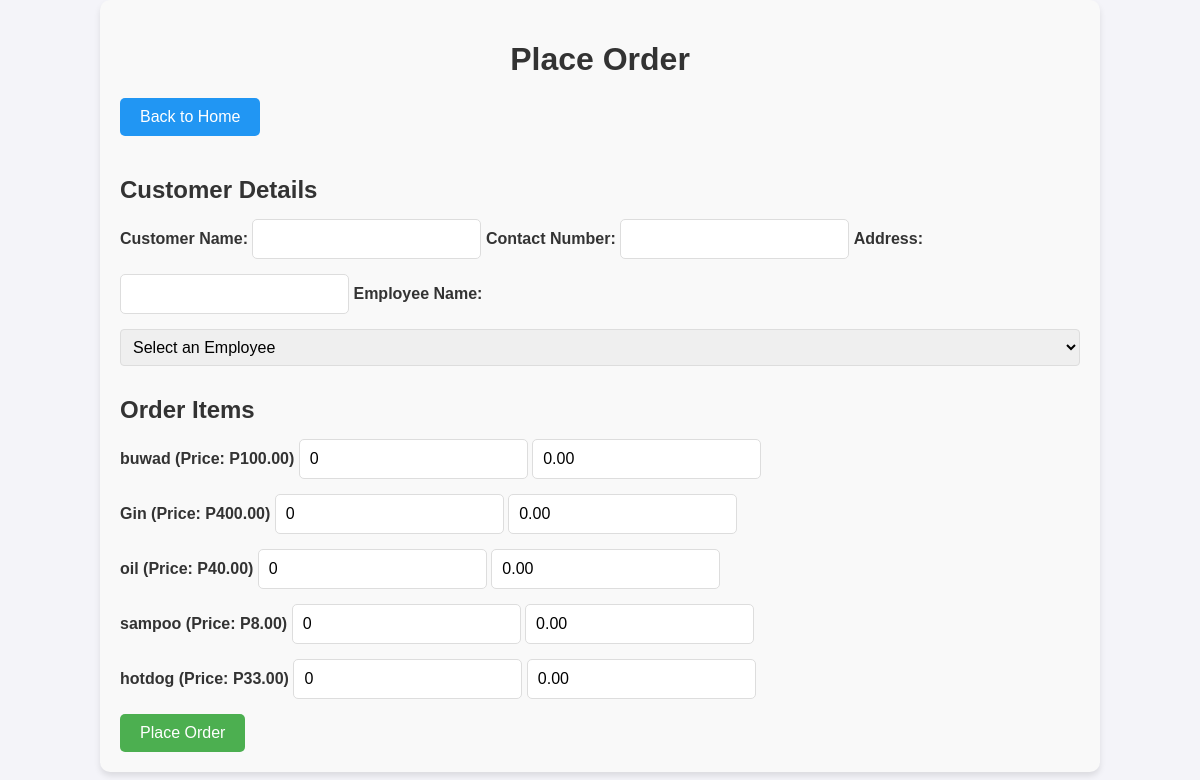
The app's page /order.php with its own data.
### tables this page shows
CREATE TABLE `inventory` (
  `id` int(11) NOT NULL,
  `item_name` varchar(255) NOT NULL,
  `quantity` int(11) NOT NULL,
  `price` decimal(10,2) NOT NULL
);

### order.php (the view, shortened to what this page needs)
<?php
$conn = new mysqli('localhost', 'root', '', 'inventory_db');
$inventory_sql = "SELECT item_name, quantity, price FROM inventory";
$inventory_result = $conn->query($inventory_sql);
$inventory_items = [];
while ($row = $inventory_result->fetch_assoc()) {
    $inventory_items[] = $row;
}
?>
<!DOCTYPE html>
<html lang="en">
<head>
    <link rel="stylesheet" href="styles.css">
</head>
<body>
    <div class="container">
        <h1>Place Order</h1>
        <a href="home.php" class="back-btn">Back to Home</a>
        <form action="process_order.php" method="POST">
            <div class="customer-details">
                <h2>Customer Details</h2>
                <label for="customer_name">Customer Name:</label>
                <input type="text" id="customer_name" name="customer_name" required>
                <label for="contact_number">Contact Number:</label>
                <input type="text" id="contact_number" name="contact_number" required>
                <label for="address">Address:</label>
                <input type="text" id="address" name="address" required>
                <label for="employee_name">Employee Name:</label>
                <select id="employee_name" name="employee_name" required>
                    <option value="">Select an Employee</option>
                </select>
            </div>
            <div class="order-items">
                <h2>Order Items</h2>
                <?php foreach ($inventory_items as $index => $item): ?>
                    <div class="item">
                        <label><?php echo htmlspecialchars($item['item_name'], ENT_QUOTES, 'UTF-8'); ?> (Price: P<?php echo htmlspecialchars($item['price'], ENT_QUOTES, 'UTF-8'); ?>)</label>
                        <input type="number" name="quantities[]" min="0" value="0" oninput="calculateTotal(<?php echo $index; ?>)">
                        <input type="text" name="totals[]" readonly value="0.00">
                    </div>
                <?php endforeach; ?>
            </div>
            <button type="submit">Place Order</button>
        </form>
    </div>
</body>
</html>

### styles.css (style rules this page uses)
body { font-family: 'Arial', sans-serif; background-color: #f4f4f9; margin: 0; padding: 0; color: #333; }
.container { width: 80%; margin: 0 auto; padding: 20px; background-color: #f9f9f9; border-radius: 10px; box-shadow: 0 4px 6px rgba(0, 0, 0, 0.1); }
h1 { text-align: center; font-size: 2rem; margin-bottom: 20px; }
h2 { font-size: 1.5rem; margin-bottom: 15px; }
label { margin-bottom: 5px; font-weight: bold; }
input, select { padding: 10px; margin-bottom: 15px; font-size: 16px; border: 1px solid #ddd; border-radius: 5px; }
button { padding: 10px 20px; background-color: #4CAF50; color: white; font-size: 16px; border: none; border-radius: 5px; cursor: pointer; }
.view-orders-btn, .back-btn { display: inline-block; padding: 10px 20px; background-color: #4CAF50; color: white; text-decoration: none; border-radius: 5px; margin-bottom: 20px; }
.back-btn { background-color: #2196F3; }
.customer-details select { width: 100%; padding: 8px; margin-bottom: 10px; border: 1px solid #ddd; border-radius: 4px; }

### records on screen
inventory: item_name "buwad", price "100.00", value "0"
inventory: item_name "Gin", price "400.00"
inventory: item_name "oil", price "40.00"
inventory: item_name "sampoo", price "8.00"
inventory: item_name "hotdog", price "33.00"
